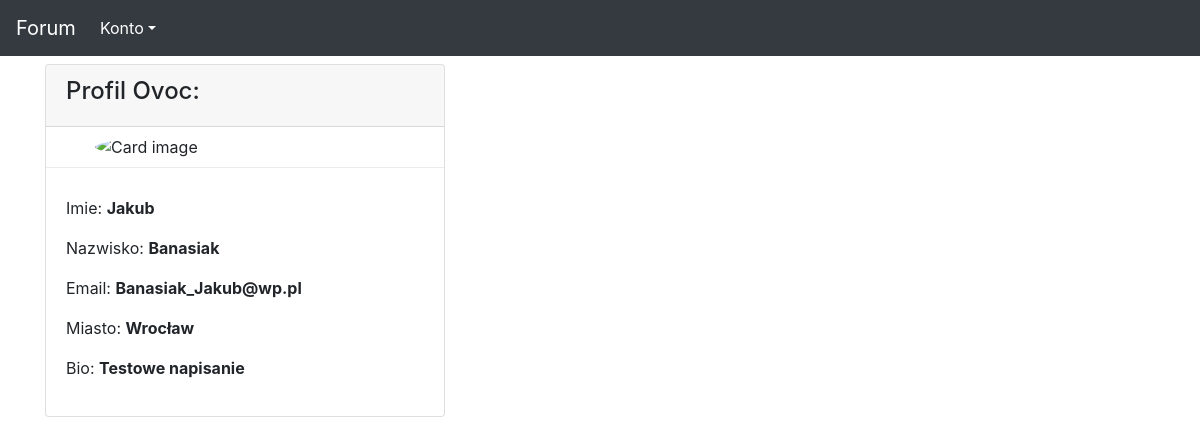
The page /users/3/ (signed in) on the database its author committed.
### users/models.py (models this page shows, shortened)
class UserProfile(models.Model):
    user = models.OneToOneField(User, on_delete=models.CASCADE)
    city = models.CharField(max_length=100, default='', blank=True)
    bio = models.TextField(default='', blank=True)
    def create_profile(sender, **kwargs):  # Funckja, ktora tworzy profile użytkownika
        user = kwargs["instance"]
        if kwargs["created"]:
            user_profile = UserProfile(user=user)
            user_profile.save()
    post_save.connect(create_profile, sender=User)

### users/views.py (the view)
# urls.py: path('<int:pk>/', views.user_detail, name='index'),
def user_detail(request, pk):
    user = get_object_or_404(User, pk=pk)
    userprofile = user.userprofile
    return render(request, 'users/index.html', {'userprofile': userprofile})

### users/templates/users/index.html (shortened to what this page needs)
{% extends 'szablon.html' %}
{% block tresc %}
    {% load crispy_forms_tags %}
    {% if user.is_authenticated %}
        <div class="card" style="width:400px">
            <div class="card-header"><h4> Profil {{ userprofile.user.username }}:</h4></div>
            <img class="card-img-top rounded-circle mx-auto d-block mt-2" src="https://thispersondoesnotexist.com/image" alt="Card image" style="width:300px">
            <div class="dropdown-divider"></div>
            <div class="card-body">
                <p>Imie: <b>{{ userprofile.user.first_name }}&nbsp</b></p>
                <p>Nazwisko: <b>{{ userprofile.user.last_name }}&nbsp</b></p>
                <p>Email: <b>{{ userprofile.user.email }}&nbsp</b></p>
                <p>Miasto: <b>{{ userprofile.city }}&nbsp</b></p>
                <p>Bio: <b>{{ userprofile.bio }}&nbsp</b></p>
            </div>
        </div>
    {% endif %}
{% endblock tresc %}

### rows shown on the page
UserProfile: user.username "Ovoc", user.first_name "Jakub", user.last_name "Banasiak", user.email "Banasiak_Jakub@wp.pl", city "Wrocław", bio "Testowe napisanie"
